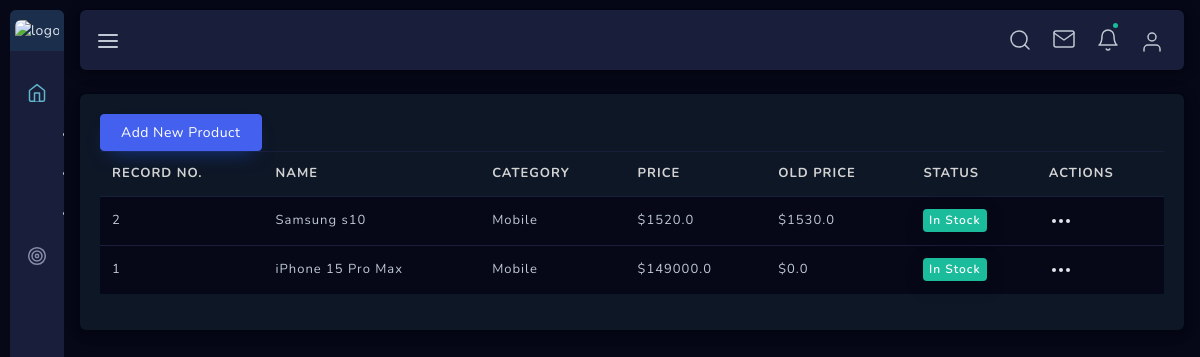
Page /dashboard/products/ (signed in) on the committed database.
### store/models.py (models this page shows, shortened)
class Product(models.Model):
    name = models.CharField(max_length=250, blank=False, null=False)
    category = models.ForeignKey(
        Category, on_delete=models.CASCADE, related_name='category')
    preview_des = models.CharField(
        max_length=255, verbose_name="Short Descriptions")
    description = models.TextField(
        max_length=1000, verbose_name="Descriptions")
    image = models.ImageField(upload_to='products', blank=False, null=False)
    price = models.FloatField()
    old_price = models.FloatField(default=0.00, blank=True, null=True)
    is_stock = models.BooleanField(default=True)
    slug = models.SlugField(unique=True)
    created = models.DateTimeField(auto_now_add=True)
    class Meta:
        ordering = ['-created']

class Category(models.Model):
    name = models.CharField(max_length=50, blank=False, null=False)
    image = models.ImageField(upload_to="category", blank=True, null=True)
    parent = models.ForeignKey(
        "self", related_name="children", on_delete=models.CASCADE, blank=True, null=True)
    created = models.DateTimeField(auto_now_add=True)
    def __str__(self):
        return self.name
    class Meta:
        ordering = ['-created']
        verbose_name_plural = 'Categories'

### dashboard/views.py (the view, shortened to what this page needs)
# urls.py: path('products/', views.ProductListView.as_view(), name='product_list'),
class ProductListView(TemplateView):
    def get(self, request, *args, **kwargs):
        query = request.GET.get('q', '')
        products = Product.objects.all().order_by('-id')
        if query:
            products = Product.objects.filter(name__icontains=query).order_by('-id')
        else:
            products = Product.objects.all().order_by('-id')
        context = {
            'products': products,
            'search_query': query,
        }
        return render(request, 'dashboard/product_list.html', context)

### notification/templatetags/notification.py (called while the page is built)
@register.filter
def notification(user):
    if user.is_authenticated:
        try:
            user_obj = UserObj.objects.get(user=user)
        except UserObj.DoesNotExist:
            return None  # Return None if the user doesn't have a UserObj
        notification = Notification.objects.filter(userobj=user_obj, is_read=False).order_by('-id')
        if notification.exists():
            return notification
        else:
            return None
    else:
        return None

### templates/dashboard/product_list.html (shortened to what this page needs)
{% extends 'dashboard/base.html' %}
{% block body %}
    <div class="main-container sidebar-closed sbar-open" id="container">
        {% include 'dashboard/sidebar.html' %}
        <div id="content" class="main-content">
            <div class="layout-px-spacing">
                <div class="row" id="cancel-row">
                    <div class="col-xl-12 col-lg-12 col-sm-12 layout-top-spacing layout-spacing">
                        <div class="widget-content widget-content-area br-6">
                            <a class="btn btn-primary" href="{% url 'dashboard:add_new_product'  %}">Add New Product</a>
                            <table id="invoice-list" class="table table-hover" style="width:100%">
                                <thead>
                                    <tr>
                                        <th class="checkbox-column"> Record no. </th>
                                        <th>Name</th>
                                        <th>Category</th>
                                        <th>Price</th>
                                        <th>Old Price</th>
                                        <th>Status</th>
                                        <th>Actions</th>
                                    </tr>
                                </thead>
                                <tbody>
                                {% if products %}
                                {% for product in products %}
                                    <tr>
                                        <td class="checkbox-column">{{ product.id }}</td>
                                        <td>{{ product.name }}</td>
                                        <td>{{ product.category }}</td>
                                        <td>${{ product.price }}</td>
                                        <td>${{ product.old_price }}</td>
                                        <td>
                                            {% if product.is_stock %}
                                                <span class="badge badge-success">In Stock</span>
                                            {% else %}
                                                <span class="badge badge-danger">Out of Stock</span>
                                            {% endif %}
                                        </td>
                                        <td>
                                            <div class="dropdown">
                                                <a class="dropdown-toggle" href="#" role="button" id="dropdownMenuLink2" data-toggle="dropdown" aria-haspopup="true" aria-expanded="true">
                                                </a>
                                            </div>
                                        </td>
                                    </tr>
                                {% endfor %}
                            {% else %}
                                <tr>
                                    <td colspan="7" class="text-center">No products found matching "{{ search_query }}"</td>
                                </tr>
                            {% endif %}
                                </tbody>
                            </table>
                        </div>
                    </div>
                </div>
            </div>
        </div>
    </div>
{% endblock body %}

### templates/dashboard/base.html (shortened to what this page needs)
<!DOCTYPE html>
<html lang="en">
<head>
    {% load static %}
    {% load notification %}
    <link href="{% static 'user_profile/assets/css/loader.css' %}" rel="stylesheet" type="text/css" />
    <link href="{% static 'user_profile/bootstrap/css/bootstrap.min.css' %}" rel="stylesheet" type="text/css" />
    <link href="{% static 'user_profile/assets/css/plugins.css' %}" rel="stylesheet" type="text/css" />
    <link href="{% static 'user_profile/plugins/apex/apexcharts.css' %}" rel="stylesheet" type="text/css">
    <link href="{% static 'user_profile/assets/css/dashboard/dash_1.css' %}" rel="stylesheet" type="text/css" />
    <link href="{% static 'user_profile/assets/css/users/user-profile.css' %}" rel="stylesheet" type="text/css" />
    <link rel="stylesheet" type="text/css" href="{% static 'user_profile/plugins/dropify/dropify.min.css' %}">
    <link href="{% static 'user_profile/assets/css/users/account-setting.css' %}" rel="stylesheet" type="text/css" />
    <link href="{% static 'user_profile/plugins/drag-and-drop/dragula/dragula.css' %}" rel="stylesheet" type="text/css" />
    <link href="{% static 'user_profile/plugins/drag-and-drop/dragula/example.css' %}" rel="stylesheet" type="text/css" />
    <link rel="stylesheet" type="text/css" href="{% static 'user_profile/assets/css/forms/switches.css' %}">
    <link href="{% static 'user_profile/plugins/pricing-table/css/component.css' %}" rel="stylesheet" type="text/css" />
    <link rel="stylesheet" type="text/css" href="{% static 'user_profile/plugins/editors/quill/quill.snow.css' %}">
    <link rel="stylesheet" type="text/css" href="{% static 'user_profile/assets/css/forms/theme-checkbox-radio.css' %}">
    <link href="{% static 'user_profile/assets/css/apps/todolist.css' %}" rel="stylesheet" type="text/css" />
    <link href="{% static 'user_profile/plugins/animate/animate.css' %}" rel="stylesheet" type="text/css" />
    <link href="{% static 'user_profile/assets/css/scrollspyNav.css' %}" rel="stylesheet" type="text/css" />
    <link href="{% static 'user_profile/assets/css/components/custom-modal.css' %}" rel="stylesheet" type="text/css" />
    <link rel="stylesheet" type="text/css" href="{% static 'user_profile/assets/css/forms/theme-checkbox-radio.css' %}">
    <link href="{% static 'user_profile/plugins/jquery-ui/jquery-ui.min.css' %}" rel="stylesheet" type="text/css" />
    <link href="{% static 'user_profile/assets/css/apps/contacts.css' %}" rel="stylesheet" type="text/css" />
    <link href="{% static 'user_profile/plugins/fullcalendar/fullcalendar.css' %}" rel="stylesheet" type="text/css" />
    <link href="{% static 'user_profile/plugins/fullcalendar/custom-fullcalendar.advance.css' %}" rel="stylesheet" type="text/css" />
    <link href="{% static 'user_profile/plugins/flatpickr/flatpickr.css' %}" rel="stylesheet" type="text/css">
    <link href="{% static 'user_profile/plugins/flatpickr/custom-flatpickr.css' %}" rel="stylesheet" type="text/css">
    <link href="{% static 'user_profile/assets/css/forms/theme-checkbox-radio.css' %}" rel="stylesheet" type="text/css" />
</head>
<body class="alt-menu sidebar-noneoverflow">
    <div class="header-container fixed-top">
        <header class="header navbar navbar-expand-sm expand-header">
            <a href="javascript:void(0);" class="sidebarCollapse" data-placement="bottom"></a>
            <ul class="navbar-item flex-row ml-auto">
                <li class="nav-item align-self-center search-animated">
                </li>
                <li class="nav-item dropdown message-dropdown">
                    <a href="javascript:void(0);" class="nav-link dropdown-toggle" id="messageDropdown" data-toggle="dropdown" aria-haspopup="true" aria-expanded="false">
                    </a>
                </li>
                <li class="nav-item dropdown notification-dropdown">
                    <a href="javascript:void(0);" class="nav-link dropdown-toggle" id="notificationDropdown" data-toggle="dropdown" aria-haspopup="true" aria-expanded="false">
                        {% if request.user|notification %}
                            <span class="badge badge-success"></span>
                        {% endif %}
                    </a>
                </li>
                <li class="nav-item dropdown user-profile-dropdown  order-lg-0 order-1">
                    <a href="javascript:void(0);" class="nav-link dropdown-toggle user" id="userProfileDropdown" data-toggle="dropdown" aria-haspopup="true" aria-expanded="false">
                        <svg xmlns="http://www.w3.org/2000/svg" width="24" height="24" viewBox="0 0 24 24" fill="none" stroke="currentColor" stroke-width="2" stroke-linecap="round" stroke-linejoin="round" class="feather feather-user"><path d="M20 21v-2a4 4 0 0 0-4-4H8a4 4 0 0 0-4 4v2"></path><circle cx="12" cy="7" r="4"></circle></svg>
                    </a>
                </li>
            </ul>
        </header>
    </div>
        {% block body %}{% endblock body %}
</body>
</html>

### templates/dashboard/sidebar.html (shortened to what this page needs)
<div class="sidebar-wrapper sidebar-theme">
    <nav id="sidebar">
        <ul class="navbar-nav theme-brand flex-row  text-center">
            <li class="nav-item theme-logo">
                <a href="#">
                    {% if request.user.is_authenticated %}
                        <img src="{{ request.user.profile.image.url }}" class="navbar-logo" alt="logo">
                    {% else %}
                        <img src="/static/user_profile/assets/img/90x90.jpg" class="navbar-logo" alt="logo">
                    {% endif %}
                </a>
            </li>
        </ul>
        <ul class="list-unstyled menu-categories" id="accordionExample">
            <li class="menu active">
                <a href="#dashboard" data-toggle="collapse" aria-expanded="true" class="dropdown-toggle">
                    <div class="">
                    </div>
                </a>
                <ul class="collapse submenu recent-submenu mini-recent-submenu list-unstyled show" id="dashboard" data-parent="#accordionExample">
                    <li>
                        <a href="{% url "dashboard:dashboard_index" %}"> Home</a>
                    </li>
                    <li>
                        <a href="{% url "dashboard:product_list" %}">Product List</a>
                    </li>
                    <li>
                        <a href="{% url "dashboard:category" %}">Category List</a>
                    </li>
                </ul>
            </li>
            <li class="menu">
                <a href="form_validation.html" aria-expanded="false" class="dropdown-toggle">
                    <div class="">
                    </div>
                </a>
            </li>
        </ul>
    </nav>
</div>

### static/user_profile/assets/css/dashboard/dash_1.css (style rules this page uses)
.layout-spacing { padding-bottom: 25px; }

### static/user_profile/assets/css/users/user-profile.css (style rules this page uses)
.widget-content-area { -webkit-box-shadow: 0 6px 10px 0 rgba(0, 0, 0, 0.14), 0 1px 18px 0 rgba(0, 0, 0, 0.12), 0 3px 5px -1px rgba(0, 0, 0, 0.2); -moz-box-shadow: 0 6px 10px 0 rgba(0, 0, 0, 0.14), 0 1px 18px 0 rgba(0, 0, 0, 0.12), 0 3px 5px -1px rgba(0, 0, 0, 0.2); box-shadow: 0 6px 10px 0 rgba(0, 0, 0, 0.14), 0 1px 18px 0 rgba(0, 0, 0, 0.12), 0 3px 5px -1px rgba(0, 0, 0, 0.2); }
.layout-spacing { padding-bottom: 25px; }

### static/user_profile/assets/css/users/account-setting.css (style rules this page uses)
.layout-spacing { padding-bottom: 25px; }

### static/user_profile/assets/css/main.css (style rules this page uses)
html { min-height: 100%; }
body { color: #888ea8; height: 100%; font-size: 0.875rem; background: #f1f2f3; overflow-x: hidden; overflow-y: auto; letter-spacing: 0.0312rem; font-family: 'Nunito', sans-serif; }
a { color: #e0e6ed; outline: none; }
.dropdown-toggle:after, .dropup .dropdown-toggle::after, .dropright .dropdown-toggle::after, .dropleft .dropdown-toggle::before { display: none; }
.btn { padding: 0.4375rem 1.25rem; text-shadow: none; font-size: 14px; color: #3b3f5c; font-weight: normal; white-space: normal; word-wrap: break-word; transition: .2s ease-out; touch-action: manipulation; cursor: pointer; background-color: #f1f2f3; box-shadow: 0px 5px 20px 0 rgba(0, 0, 0, 0.1); will-change: opacity, transform; transition: all 0.3s ease-out; -webkit-transition: all 0.3s ease-out; }
.btn-primary { color: #fff !important; background-color: #4361ee !important; border-color: #4361ee; box-shadow: 0 10px 20px -10px rgba(27, 85, 226, 0.59); }
.badge { font-weight: 600; line-height: 1.4; padding: 3px 6px; font-size: 12px; font-weight: 600; transition: all 0.3s ease-out; -webkit-transition: all 0.3s ease-out; }
.badge-success { color: #fff; background-color: #1abc9c; }
.table > tbody > tr > td { vertical-align: middle; color: #515365; font-size: 13px; letter-spacing: 1px; }
.table > thead > tr > th { color: #4361ee; font-weight: 700; font-size: 13px; letter-spacing: 1px; text-transform: uppercase; }
.table thead th { vertical-align: bottom; border-bottom: none; }
.table { background-color: #0e1726; }
.table > thead > tr > th { color: #d3d3d3; }
.table > tbody > tr > td { color: #bfc9d4; }
.table.table-hover tbody tr { background-color: #060818; }
.table td, .table th, .table thead th { border-color: #191e3a !important; }
table .badge-success, table .badge-primary, table .badge-warning, table .badge-danger, table .badge-info, table .badge-secondary, table .badge-dark { box-shadow: 0px 5px 20px 0 rgba(0, 0, 0, 0.2); will-change: opacity, transform; transition: all 0.3s ease-out; -webkit-transition: all 0.3s ease-out; }
.br-6 { border-radius: 6px !important; }

### rows in the picture
Product: id "2", name "Samsung s10", category "Mobile", price "1520.0", old_price "1530.0", is_stock "In Stock"
Product: id "1", name "iPhone 15 Pro Max", category "Mobile", price "149000.0", old_price "0.0", is_stock "In Stock"
